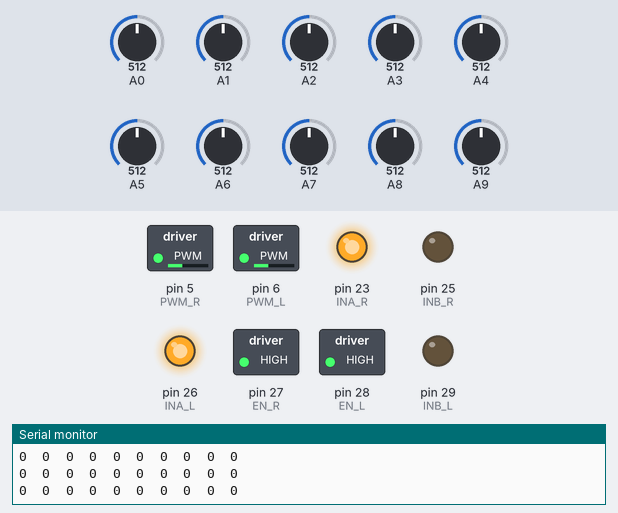
Simulated run of this sketch. Board: Arduino Mega 2560, built with avr-gcc and run on an emulated ATmega2560. Shown: switched loads named in the sketch (green lamp = pin HIGH), output pins drawn as LEDs (lit = HIGH), the last lines printed to the serial monitor. Inputs (shaded band) come from the test bench; at power-on: A0 = 512, A4 = 512, A1 = 512, A2 = 512, A3 = 512, A5 = 512, A6 = 512, A7 = 512, A8 = 512, A9 = 512.

Above: at 6.2 s.
6.3 s: A0 set to 74
9.3 s: A0 set to 65
At 10.2 s:
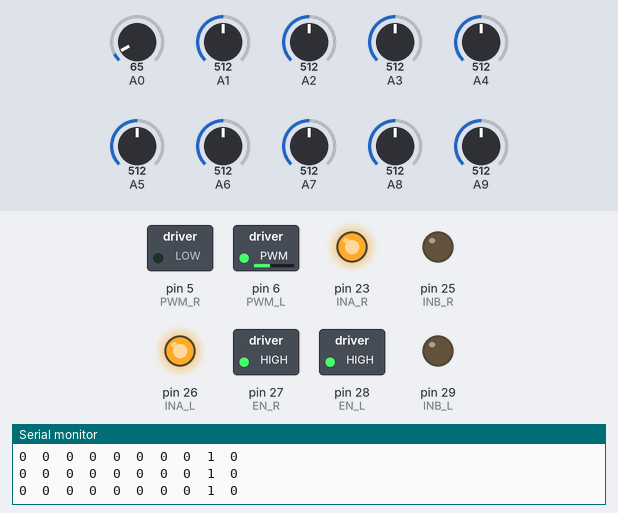
10.8 s: A0 set to 306
At 11.7 s:
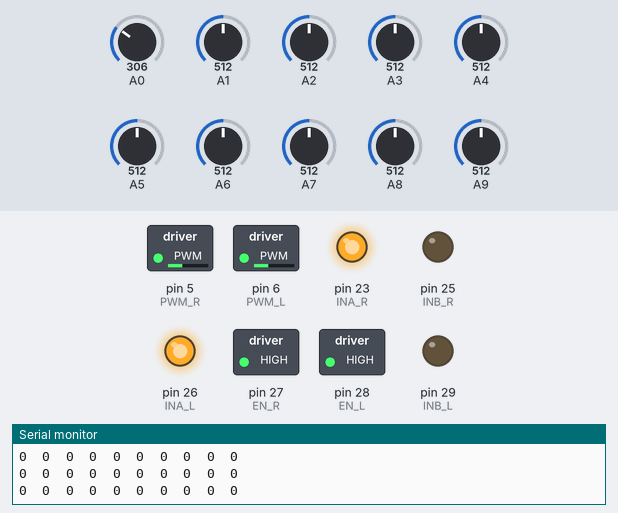
13.8 s: A4 set to 77
16.8 s: A4 set to 67
At 17.3 s:
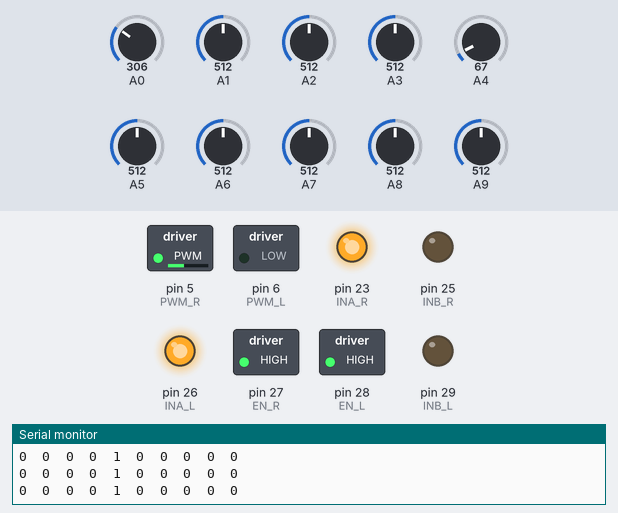
18.3 s: A4 set to 306
At 18.8 s:
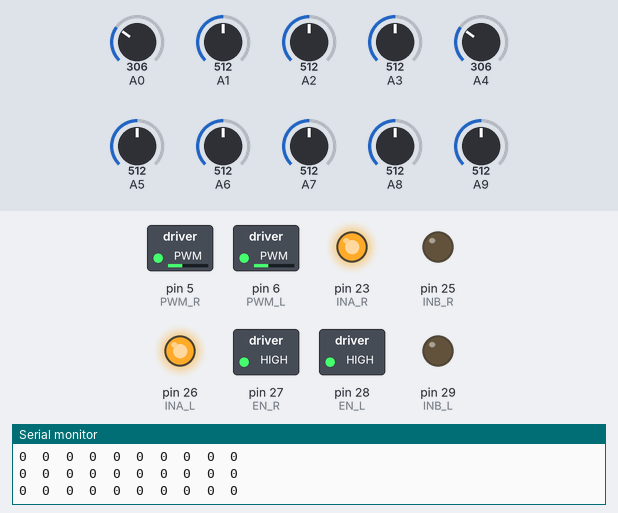
Timing chart, 0 to 21.3 s (numbered marks = the images above; inputs shaded):
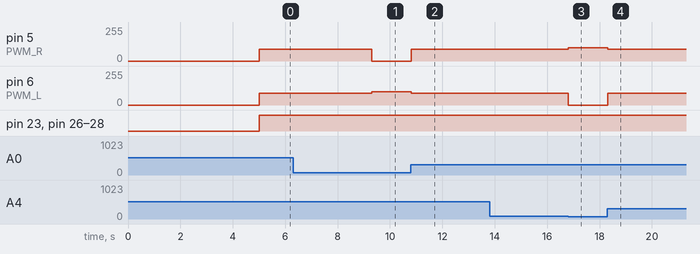

The sketch:

line_follow.ino
```cpp
#include <Encoder.h>

//MOTOR DRIVE
#define EN_L 28 //left
#define PWM_L 6
#define INA_L 26
#define INB_L 29//previous pin as 26

#define EN_R 27 //right
#define PWM_R 5
#define INA_R 23
#define INB_R 25

//ENCODED MOTORS
#define ENCODE_L_A 20
#define ENCODE_L_B 21
#define ENCODE_R_A 18
#define ENCODE_R_B 19

//LEFT RIGHT IR SENSORS
#define l5_PORT A9
#define r5_PORT A8

//REYKHA SENSOR
#define l4_PORT A7
#define l3_PORT A6
#define l2_PORT A5
#define l1_PORT A4
#define r1_PORT A3
#define r2_PORT A2
#define r3_PORT A1
#define r4_PORT A0

void readSensors();
void printSensorData();

const int  SPEED =90;

#define MOTORS_ON \
    digitalWrite(EN_L,HIGH);digitalWrite(EN_R,HIGH);
#define MOTORS_OFF \
    digitalWrite(EN_L,LOW);digitalWrite(EN_R,LOW);
#define MOTOR_L_FORWARD \
    digitalWrite(INA_L,HIGH);digitalWrite(INB_L,LOW);
#define MOTOR_R_FORWARD \
    digitalWrite(INA_R,HIGH);digitalWrite(INB_R,LOW);
#define MOTOR_L_BACKWARD \
    digitalWrite(INA_L,LOW);digitalWrite(INB_L,HIGH);
#define MOTOR_R_BACKWARD \
    digitalWrite(INA_R,LOW);digitalWrite(INB_R,HIGH);

void setup() {
   // motor driver

   pinMode(EN_L,OUTPUT);
   pinMode(PWM_L,OUTPUT);
   pinMode(INA_L,OUTPUT);
   pinMode(INB_L,OUTPUT);

   pinMode(EN_R,OUTPUT);
   pinMode(PWM_R,OUTPUT);
   pinMode(INA_R,OUTPUT);
   pinMode(INB_R,OUTPUT);

  Serial.begin(9600);
  delay(5000);
}


int rekhaThress=70,IRThress=70; // thresshold values
int line;

int l5,l4,l3,l2,l1,r1,r2,r3,r4,r5;

void printSensorData(){
  Serial.print(l5);Serial.print('\t');
  Serial.print(l4);Serial.print('\t');
  Serial.print(l3);Serial.print('\t');
  Serial.print(l2);Serial.print('\t');
  Serial.print(l1);Serial.print('\t');
  Serial.print(r1);Serial.print('\t');
  Serial.print(r2);Serial.print('\t');
  Serial.print(r3);Serial.print('\t');
  Serial.print(r4);Serial.print('\t');
  Serial.print(r5);Serial.print('\t');
  Serial.println();
}
int get_digital(int port,int thresshold){
  int value = analogRead(port);
  return value<=thresshold? 1:0;
  //return analogRead(port);
}
void readSensors(){
  l5=get_digital(l5_PORT,IRThress);// 0 White
  r5=get_digital(r5_PORT,IRThress);
  l4=get_digital(l4_PORT,rekhaThress);//0 Black
  l3=get_digital(l3_PORT,rekhaThress);
  l2=get_digital(l2_PORT,rekhaThress);
  l1=get_digital(l1_PORT,rekhaThress);
  r1=get_digital(r1_PORT,rekhaThress);
  r2=get_digital(r2_PORT,rekhaThress);
  r3=get_digital(r3_PORT,rekhaThress);
  r4=get_digital(r4_PORT,rekhaThress);
}

void moveRobot(int leftVal, int rightVal){

  MOTORS_ON;

  if(leftVal>=0){ MOTOR_L_FORWARD; }
  else {MOTOR_L_BACKWARD;}

  if(rightVal>=0){ MOTOR_R_FORWARD;}
  else {MOTOR_R_BACKWARD;}

  analogWrite(PWM_L,abs(leftVal));
  analogWrite(PWM_R,abs(rightVal));
}
void stopRobot(){
  MOTORS_OFF;
}
void lineFollow(){
    readSensors();
    line = r1+r2+r3+r4-l1-l2-l3-l4;
    if(line>0){
      moveRobot(SPEED+10,0);
    }
    else if(line<0){
      moveRobot(0,SPEED+10);
    }
    else{
      moveRobot(SPEED,SPEED);
    }
}

void loop() {
  lineFollow();
  readSensors();
  printSensorData();
}
```

Measured:
- the behaviour switches between 71 and 70 on A0 (found by bisection; images 0 and 1)
- the behaviour switches between 71 and 70 on A4 (found by bisection; images 2 and 3)
- after the input at 9.3 s, pin 5 (PWM_R): 90/255 → 0/255 at once; pin 6 (PWM_L): 90/255 → 100/255 at once
- after the input at 10.8 s, pin 5 (PWM_R): 0/255 → 90/255 at once; pin 6 (PWM_L): 100/255 → 90/255 at once
- after the input at 16.8 s, pin 5 (PWM_R): 90/255 → 100/255 at once; pin 6 (PWM_L): 90/255 → 0/255 at once
- after the input at 18.3 s, pin 5 (PWM_R): 100/255 → 90/255 at once; pin 6 (PWM_L): 0/255 → 90/255 at once
